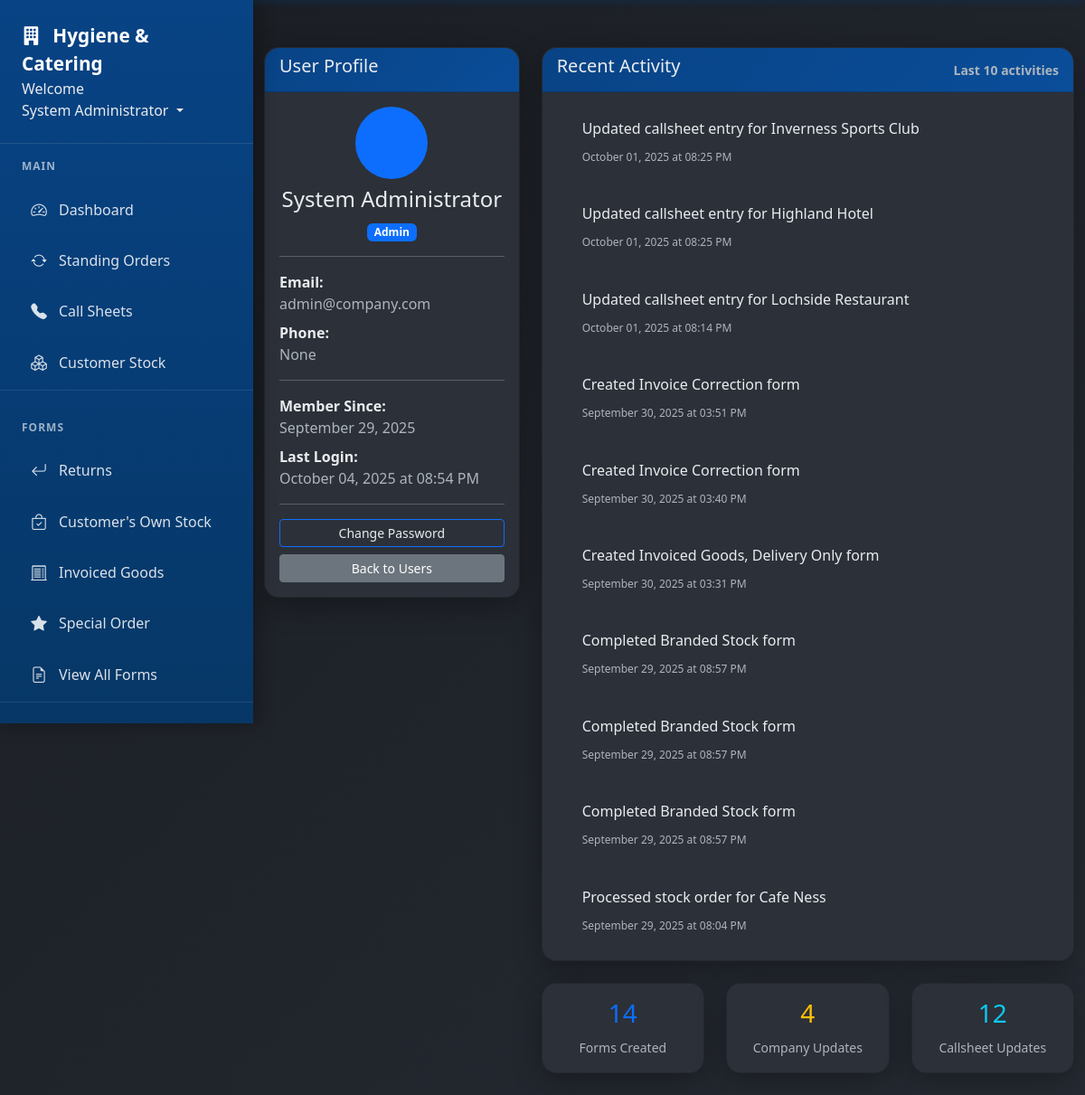
/users/1 (signed in), run on an earlier commit of the app's database.
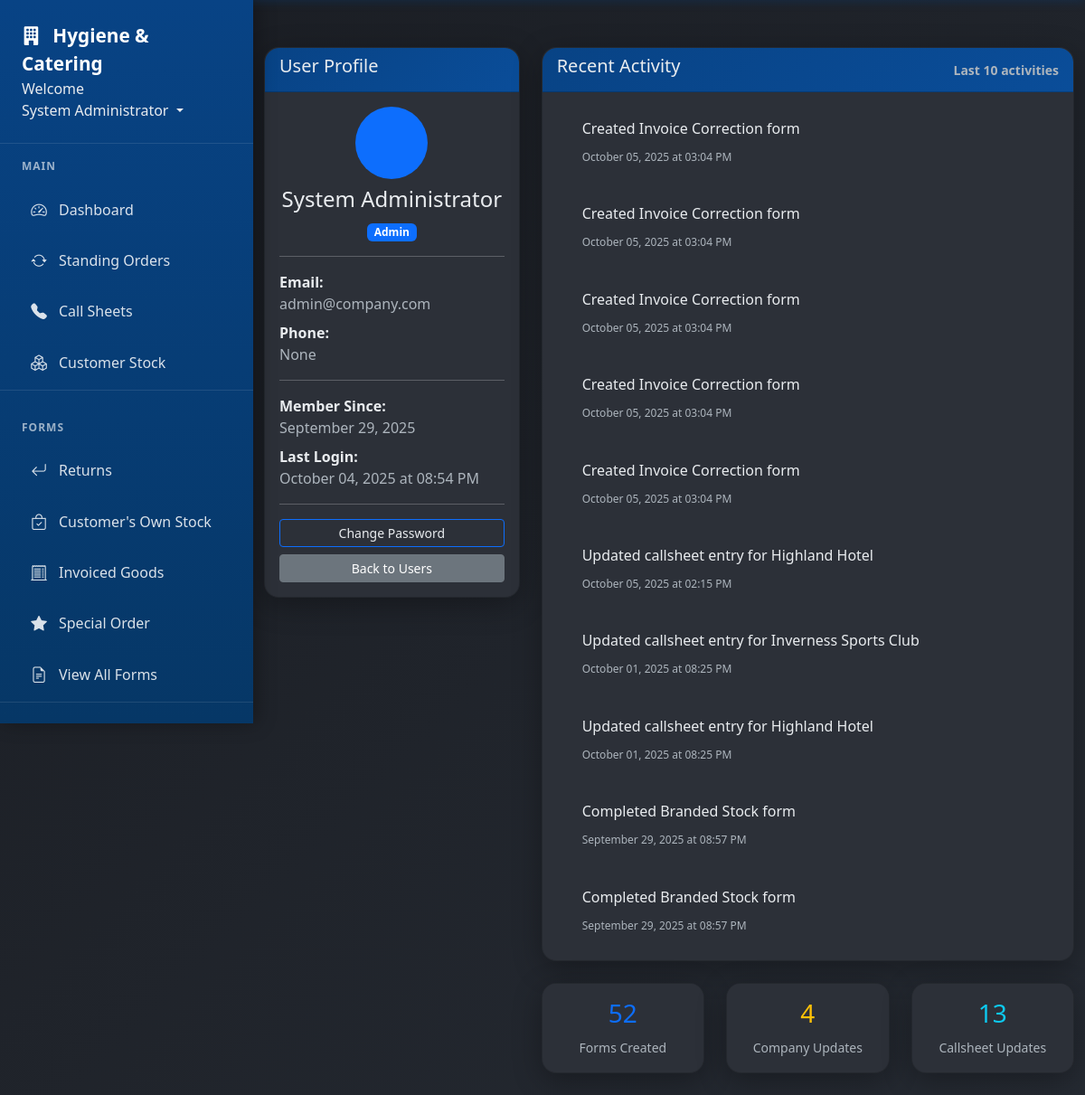
And on a later commit of the database.
### app/models.py (models this page shows, shortened)
class CallsheetEntry(db.Model):
    id = db.Column(db.Integer, primary_key=True)
    callsheet_id = db.Column(db.Integer, db.ForeignKey('callsheet.id'), nullable=False)
    customer_id = db.Column(db.Integer, db.ForeignKey('customer.id', name='fk_customer_address_customer'), nullable=False)
    address_id = db.Column(db.Integer, db.ForeignKey('customer_address.id', name='fk_callsheet_entry_address'), nullable=True)
    address_label = db.Column(db.String(100), nullable=True)
    customer = db.relationship('Customer', backref='callsheet_entries')
    address = db.relationship('CustomerAddress', foreign_keys=[address_id])
    call_status = db.Column(db.String(20), default='not_called')
    called_by = db.Column(db.String(100))
    call_date = db.Column(db.DateTime)
    person_spoken_to = db.Column(db.String(100))
    callback_time = db.Column(db.String(50))
    user_id = db.Column(db.Integer, db.ForeignKey('user.id'), nullable=False)
    updated_at = db.Column(db.DateTime, nullable=False, default=datetime.utcnow, onupdate=datetime.utcnow)
    position = db.Column(db.Integer, default=0)
    is_paused = db.Column(db.Boolean, default=False)
    address = db.relationship('CustomerAddress', foreign_keys=[address_id])

class Form(db.Model):
    id = db.Column(db.Integer, primary_key=True)
    type = db.Column(db.String(50), nullable=False)
    data = db.Column(db.Text, nullable=False)
    date_created = db.Column(db.DateTime, nullable=False, default=datetime.utcnow)
    user_id = db.Column(db.Integer, db.ForeignKey('user.id'), nullable=False)
    is_completed = db.Column(db.Boolean, default=False)
    completed_date = db.Column(db.DateTime, nullable=True)
    completed_by = db.Column(db.Integer, db.ForeignKey('user.id'), nullable=True)
    is_archived = db.Column(db.Boolean, default=False)
    completer = db.relationship('User', foreign_keys=[completed_by], backref='completed_forms')

class StockTransaction(db.Model):
    id = db.Column(db.Integer, primary_key=True)
    stock_item_id = db.Column(db.Integer, db.ForeignKey('customer_stock.id'), nullable=False)
    transaction_type = db.Column(db.String(20), nullable=False)  # 'stock_in', 'stock_out', 'adjustment'
    quantity = db.Column(db.Integer, nullable=False)
    reference = db.Column(db.String(100))  # Order number, delivery note, etc.
    notes = db.Column(db.Text)
    transaction_date = db.Column(db.DateTime, nullable=False, default=datetime.utcnow)
    created_by = db.Column(db.Integer, db.ForeignKey('user.id'), nullable=False)
    user = db.relationship('User', backref='stock_transactions')

### app/routes.py (the view)
@main.route('/users/<int:user_id>')
@login_required
def user_profile(user_id):
    user = User.query.get_or_404(user_id)
    if current_user.role != 'admin' and current_user.id != user_id:
        flash('Access denied.', 'danger')
        return redirect(url_for('main.dashboard'))
    activities = user.get_recent_activity()
    return render_template('user_profile.html', user=user, activities=activities)

### app/models.py (called while the page is built)
@login_manager.user_loader
def load_user(user_id):
    return User.query.get(int(user_id))

### app/templates/user_profile.html (shortened to what the changed rows need)
{% extends "base.html" %} {% block content %}
<div class="row">
  <div class="col-lg-8">
    <div class="card">
      <div class="card-body">
        {% if activities %}
        <div class="timeline">
          {% for activity in activities %}
          <div class="activity-item d-flex mb-3">
            <div class="activity-content flex-grow-1">
              <div class="activity-description">
                {% if activity.link %}
                <a href="{{ activity.link }}" class="text-decoration-none">
                  {{ activity.description }}
                </a>
                {% else %} {{ activity.description }} {% endif %}
              </div>
              <small class="text-muted">
                {{ activity.date.strftime('%B %d, %Y at %I:%M %p') }}
              </small>
            </div>
          </div>
          {% endfor %}
        </div>
        {% else %}
        <div class="text-center text-muted py-4">
          <i class="fas fa-chart-line fa-3x mb-3"></i>
          <h5>No Recent Activity</h5>
          <p>This user hasn't performed any tracked activities yet.</p>
        </div>
        {% endif %}
      </div>
    </div>
    <div class="row mt-3">
      <div class="col-md-4">
        <div class="card text-center">
          <div class="card-body">
            <h3 class="text-primary">{{ user.forms|length }}</h3>
            <small class="text-muted">Forms Created</small>
          </div>
        </div>
      </div>
      <div class="col-md-4">
        <div class="card text-center">
          <div class="card-body">
            <h3 class="text-info">{{ user.callsheet_entries|length }}</h3>
            <small class="text-muted">Callsheet Updates</small>
          </div>
        </div>
      </div>
    </div>
  </div>
</div>
{% endblock %}

What changed in the data, as far as the page shows it:
no longer on this page (row unchanged): CallsheetEntry: date "October 01, 2025 at 08:14 PM"
no longer on this page (row unchanged): Form: date "September 30, 2025 at 03:51 PM"
no longer on this page (row unchanged): Form: date "September 30, 2025 at 03:40 PM"
no longer on this page (row unchanged): Form: date "September 30, 2025 at 03:31 PM"
no longer on this page (row unchanged): Form: date "September 29, 2025 at 08:57 PM"
no longer on this page (row unchanged): StockTransaction: date "September 29, 2025 at 08:04 PM"
added Form: date "October 05, 2025 at 03:04 PM"
added Form: date "October 05, 2025 at 03:04 PM"
added Form: date "October 05, 2025 at 03:04 PM"
added Form: date "October 05, 2025 at 03:04 PM"
added Form: date "October 05, 2025 at 03:04 PM"
added CallsheetEntry: date "October 05, 2025 at 02:15 PM"
Also different on the page:
{{ user.forms|length }}: "14" → "52"
{{ user.callsheet_entries|length }}: "12" → "13"
new list line: "Created Invoice Correction form"
new list line: "Updated callsheet entry for Highland Hotel"
list line gone: "Updated callsheet entry for Lochside Restaurant"
list line gone: "Created Invoice Correction form"
list line gone: "Created Invoiced Goods, Delivery Only form"
list line gone: "Completed Branded Stock form"
list line gone: "Processed stock order for Cafe Ness"
